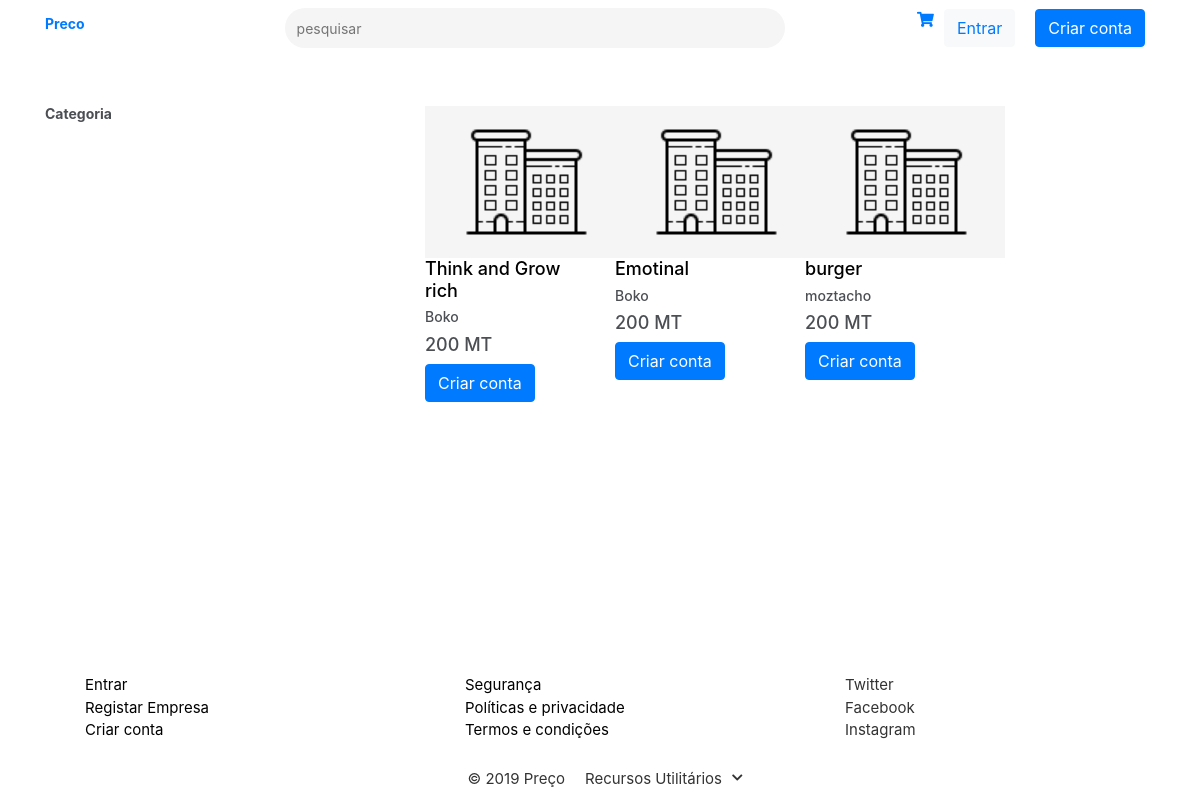
The app's page /product/ with its own data.
### dashboard/models.py (models this page shows, shortened)
class Product(models.Model):
    name = models.CharField(max_length=30, blank=True)
    categories = models.ForeignKey(Category, on_delete=models.CASCADE)
    price = models.IntegerField()
    description = models.TextField(max_length=30, blank=True)
    company = models.ForeignKey(Company, on_delete=models.CASCADE)
    discount = models.CharField(max_length=30, blank=True)
    type = models.ForeignKey(TypeDiscount, on_delete=models.CASCADE)
    total_number = models.IntegerField(blank=True)
    number = models.IntegerField(blank=True)

### account/models.py (models this page shows, shortened)
class Company(models.Model):
    user = models.OneToOneField(settings.AUTH_USER_MODEL, on_delete=models.CASCADE)
    commercial_name = models.CharField(max_length=30, blank=False, unique=False)
    company_logo = models.ImageField(upload_to='company_logo/', default='company_logo/default.jpg')
    address = models.CharField(max_length=30, blank=True)
    categories = models.ForeignKey(Category, on_delete=models.CASCADE, blank=True, unique=False, default=1)
    created_date = models.DateTimeField(default=timezone.now)
    uploaded_at = models.DateTimeField(blank=True, null=True)

### price/views.py (the view)
# urls.py: path("product/", views.product, name="product"),
def product(request):
    categories = Category.objects.filter(type_id=2)
    products = Product.objects.all()
    return render(request, 'products.html', {'products': products, 'categories': categories})

### price/templates/products.html (shortened to what this page needs)
{% extends "price/layout/base.html" %}
{% load staticfiles %}
{% load staticfiles %}
{% block styles %}
<link rel="stylesheet" href="{% static 'stylesheet/main.css' %}">
<link rel="stylesheet" href="https://use.fontawesome.com/releases/v5.7.2/css/all.css">
{% endblock %}
{% block content %}
<main>
    {% include "price/layout/navegation.html" %}
    <div class="container">
        <div class="row">
            <div class="col-md-3">
                <aside>
                    <nav class="category-desktop">
                        <h1 class="category">Categoria</h1>
                    </nav>
                </aside>
            </div>
            <div class="col-md-8">
                <div class="row d-flex justify-content-center">
                    {% for product in products %}
                    <div class="col-xs-6 col-sm-6 col-lg-3">
                        <div class="products">
                            <img src="{{ product.company.company_logo.url }}" alt="{{ company.commercial_name }} logo ">
                        </div>
                        <div class="products-body">
                        <h2 class="products-name">{{ product.name }}</h2>
                            <h3 class="products-company">{{ product.company.commercial_name }}</h3>
                            <h2 class="products-price">{{ product.price }} MT</h2>
                            {% if request.user.is_authenticated %}
                            <a href="{% url 'add_to_cart' product.id   %}">
                                <button type="button" class="btn btn-primary add">Adicionar ao carinho</button>
                            </a>
                            {% else %}
                                            <button  class="btn btn-primary siginupButton" ><a href=" {% url 'signup' %}" title="" class="create-account" >Criar conta</a></button>
                            {% endif %}
                        </div>
                    </div>
                 {% endfor %}
                    </div>
                </div>
            </div>
        </div>
</main>
{% include "price/layout/footer.html" %}
{% endblock %}

### price/static/stylesheet/main.css (style rules this page uses)
body { background-color:white; color:#4b4f54!important; font-size:15px!important; }
html, body { height:100%; margin:0; }
body { display:flex; flex-direction:column; }
nav h1 { font-size: 14px; font-weight: bold; }
.company, .products { background-color: whitesmoke; height: auto; width: 200px; border: 1px solid whitesmoke; }
.company img, .products img { -webkit-filter: grayscale(100%); filter: grayscale(100%); display: block; margin: auto; }
.products img { height: 150px; -webkit-filter: grayscale(100%); filter: grayscale(100%); }
.products-name { font-size: 18px; color: black; }
.products-company { font-size: 14px; }
.products-price { font-size: 18px; }
.create-account { color: white !important; }
nav { margin-bottom: 50px; }
@media (min-width: 992px) { .desktop-menu, .category-desktop, .mobile-menu-items { display: block; } }

### records on screen
Product: company.company_logo (placeholder picture), name "Think and Grow rich", company.commercial_name "Boko", price "200"
Product: company.company_logo (placeholder picture), name "Emotinal", company.commercial_name "Boko", price "200"
Product: company.company_logo (placeholder picture), name "burger", company.commercial_name "moztacho", price "200"
